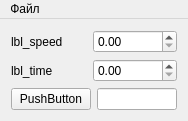
<?xml version="1.0" encoding="UTF-8"?>
<ui version="4.0">
 <class>testWindow</class>
 <widget class="QMainWindow" name="testWindow">
  <property name="geometry">
   <rect>
    <x>0</x>
    <y>0</y>
    <width>188</width>
    <height>112</height>
   </rect>
  </property>
  <property name="windowTitle">
   <string>Forma</string>
  </property>
  <widget class="QWidget" name="centralWidget">
   <layout class="QVBoxLayout" name="verticalLayout">
    <item>
     <layout class="QHBoxLayout" name="horizontalLayout">
      <property name="sizeConstraint">
       <enum>QLayout::SetDefaultConstraint</enum>
      </property>
      <item>
       <widget class="QLabel" name="lbl_speed">
        <property name="text">
         <string>lbl_speed</string>
        </property>
        <property name="buddy">
         <cstring>dblSpinBox_speed</cstring>
        </property>
       </widget>
      </item>
      <item>
       <widget class="QDoubleSpinBox" name="dblSpinBox_speed">
        <property name="sizePolicy">
         <sizepolicy hsizetype="Minimum" vsizetype="Fixed">
          <horstretch>0</horstretch>
          <verstretch>0</verstretch>
         </sizepolicy>
        </property>
        <property name="maximum">
         <double>3000000.000000000000000</double>
        </property>
       </widget>
      </item>
     </layout>
    </item>
    <item>
     <layout class="QHBoxLayout" name="horizontalLayout_2">
      <item>
       <widget class="QLabel" name="lbl_time">
        <property name="text">
         <string>lbl_time</string>
        </property>
        <property name="buddy">
         <cstring>dblSpinBox_time</cstring>
        </property>
       </widget>
      </item>
      <item>
       <widget class="QDoubleSpinBox" name="dblSpinBox_time">
        <property name="maximum">
         <double>3000000.000000000000000</double>
        </property>
       </widget>
      </item>
     </layout>
    </item>
    <item>
     <layout class="QHBoxLayout" name="horizontalLayout_3">
      <item>
       <widget class="QPushButton" name="pBtn_push">
        <property name="mouseTracking">
         <bool>false</bool>
        </property>
        <property name="text">
         <string>PushButton</string>
        </property>
        <property name="checkable">
         <bool>false</bool>
        </property>
        <property name="checked">
         <bool>false</bool>
        </property>
       </widget>
      </item>
      <item>
       <widget class="QLineEdit" name="lineEdit_result">
        <property name="sizePolicy">
         <sizepolicy hsizetype="Expanding" vsizetype="Fixed">
          <horstretch>0</horstretch>
          <verstretch>0</verstretch>
         </sizepolicy>
        </property>
        <property name="readOnly">
         <bool>true</bool>
        </property>
       </widget>
      </item>
     </layout>
    </item>
   </layout>
  </widget>
  <widget class="QMenuBar" name="menuBar">
   <property name="geometry">
    <rect>
     <x>0</x>
     <y>0</y>
     <width>188</width>
     <height>21</height>
    </rect>
   </property>
   <widget class="QMenu" name="menu">
    <property name="title">
     <string>Файл</string>
    </property>
    <addaction name="action"/>
   </widget>
   <addaction name="menu"/>
  </widget>
  <action name="action">
   <property name="text">
    <string>О программе</string>
   </property>
  </action>
 </widget>
 <layoutdefault spacing="6" margin="11"/>
 <tabstops>
  <tabstop>pBtn_push</tabstop>
 </tabstops>
 <resources/>
 <connections/>
</ui>
